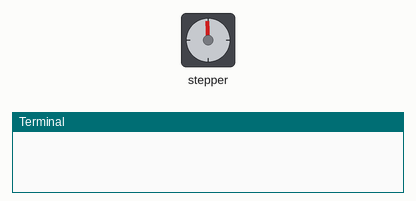
This program was run on a simulated Raspberry Pi (header pin numbers). Parts: stepper motor, the last lines printed to the terminal. The stepper is drawn at 200 steps a turn.

Above: at 0.05 s.
At 1.95 s:
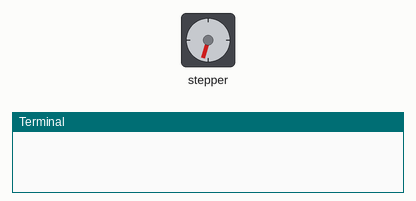
At 3.9 s:
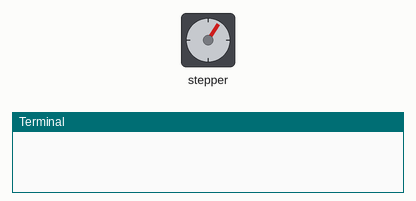
At 7.8 s:
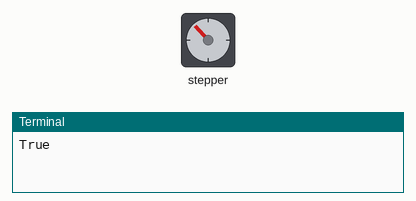
Timing chart, 0 to 10.4 s (numbered marks = the images above):
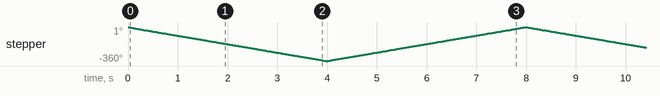

Measured:
- by itself, stepper: turns 360° counter-clockwise in 4.0 s, then 360° clockwise in 4.0 s, repeating every 8.0 s

The program:

stepper.py
```python
"""
author: matt venn"
"""

#import the GPIO library
import RPi.GPIO as GPIO
import time
GPIO.setwarnings(False)
GPIO.setmode(GPIO.BOARD)

step_pin = 7
dir_pin = 11
#setup the pins
GPIO.setup(step_pin, GPIO.OUT, initial=GPIO.LOW)
GPIO.setup(dir_pin, GPIO.OUT, initial=GPIO.LOW)

#a variable to know if we should go forwards or backwards
dir = False

def step(dir,step_time):
    #set the direction
    GPIO.output(dir_pin, dir)

    #take a step
    GPIO.output(step_pin, True)
    time.sleep(step_time)
    GPIO.output(step_pin, False)
    time.sleep(step_time)


while True:
    for i in range(200):
        step(dir,0.01)

    #change direction
    dir = not dir
    print(dir)
```
